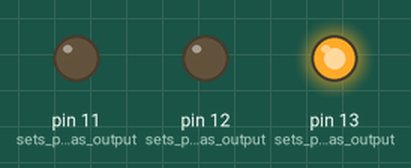
The sketch below on a simulated Arduino Uno, built with avr-gcc and run on an emulated ATmega328P. On the bench: output pins drawn as LEDs (lit = HIGH).

Above: at 0.5 s.
At 2.5 s:
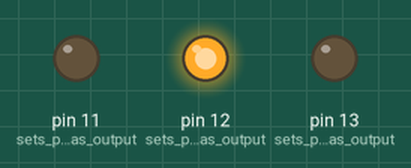
At 3.5 s:
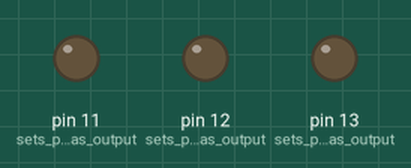
At 4.5 s:
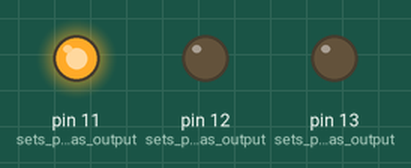
At 7.0 s:
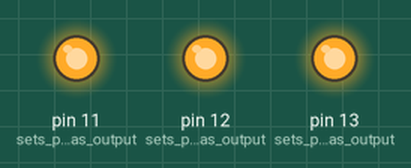
Timing chart, 0 to 9.1 s (numbered marks = the images above):
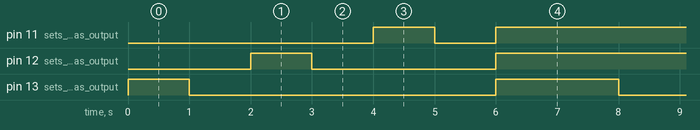

Measured:
- by itself, pin 11 (sets_pin_11_as_output): repeats every 7.0 s: LOW 1.0 s, HIGH 6.0 s
- by itself, pin 12 (sets_pin_12_as_output): repeats every 7.0 s: LOW 3.0 s, HIGH 4.0 s
- by itself, pin 13 (sets_pin_13_as_output): repeats every 7.0 s: LOW 5.0 s, HIGH 2.0 s

The sketch:

4.ino
```cpp
/* RGB light chaser pattern green red blue white
*/
int Green = 13 ;
int Red = 12 ;
int Blue = 11 ;
void setup() {
  // put your setup code here, to run once:
pinMode(13,OUTPUT);//sets pin 13 as output
pinMode(12,OUTPUT);//sets pin 12 as output
pinMode(11,OUTPUT);//sets pin 11 as output
}
void loop() {
  // put your main code here, to run repeatedly:
 digitalWrite(13, HIGH);  // turn the LED on (HIGH is the voltage level)
  delay(1000);                      // wait for a second
  digitalWrite(13, LOW);   // turn the LED off by making the voltage LOW
  delay(1000);                      // wait for a second
   digitalWrite(12, HIGH);  // turn the LED on (HIGH is the voltage level)
  delay(1000);                      // wait for a second
  digitalWrite(12, LOW);   // turn the LED off by making the voltage LOW
  delay(1000);                      // wait for a second
   digitalWrite(11, HIGH);  // turn the LED on (HIGH is the voltage level)
  delay(1000);                      // wait for a second
  digitalWrite(11, LOW);   // turn the LED off by making the voltage LOW
  delay(1000);                      // wait for a second
  digitalWrite(11, HIGH);
  digitalWrite(12, HIGH);
  digitalWrite(13, HIGH);
  delay(1000);

}
```
